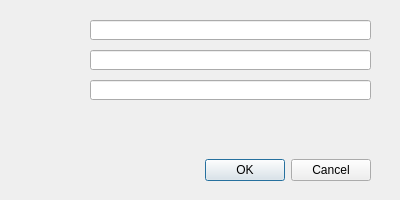
<?xml version="1.0" encoding="UTF-8"?>
<ui version="4.0">
 <class>OBSTrayConfig</class>
 <widget class="QDialog" name="OBSTrayConfig">
  <property name="geometry">
   <rect>
    <x>0</x>
    <y>0</y>
    <width>400</width>
    <height>200</height>
   </rect>
  </property>
  <property name="windowTitle">
   <string>OBSTrayConfig</string>
  </property>
  <widget class="QDialogButtonBox" name="buttonBox">
   <property name="geometry">
    <rect>
     <x>80</x>
     <y>150</y>
     <width>291</width>
     <height>41</height>
    </rect>
   </property>
   <property name="orientation">
    <enum>Qt::Horizontal</enum>
   </property>
   <property name="standardButtons">
    <set>QDialogButtonBox::Cancel|QDialogButtonBox::Ok</set>
   </property>
  </widget>
  <widget class="QLineEdit" name="lineEdit">
   <property name="geometry">
    <rect>
     <x>90</x>
     <y>20</y>
     <width>281</width>
     <height>20</height>
    </rect>
   </property>
  </widget>
  <widget class="QLineEdit" name="lineEdit_2">
   <property name="geometry">
    <rect>
     <x>90</x>
     <y>50</y>
     <width>281</width>
     <height>20</height>
    </rect>
   </property>
  </widget>
  <widget class="QLineEdit" name="lineEdit_3">
   <property name="geometry">
    <rect>
     <x>90</x>
     <y>80</y>
     <width>281</width>
     <height>20</height>
    </rect>
   </property>
  </widget>
 </widget>
 <resources/>
 <connections>
  <connection>
   <sender>buttonBox</sender>
   <signal>accepted()</signal>
   <receiver>OBSTrayConfig</receiver>
   <slot>accept()</slot>
   <hints>
    <hint type="sourcelabel">
     <x>248</x>
     <y>254</y>
    </hint>
    <hint type="destinationlabel">
     <x>157</x>
     <y>274</y>
    </hint>
   </hints>
  </connection>
  <connection>
   <sender>buttonBox</sender>
   <signal>rejected()</signal>
   <receiver>OBSTrayConfig</receiver>
   <slot>reject()</slot>
   <hints>
    <hint type="sourcelabel">
     <x>316</x>
     <y>260</y>
    </hint>
    <hint type="destinationlabel">
     <x>286</x>
     <y>274</y>
    </hint>
   </hints>
  </connection>
 </connections>
</ui>
